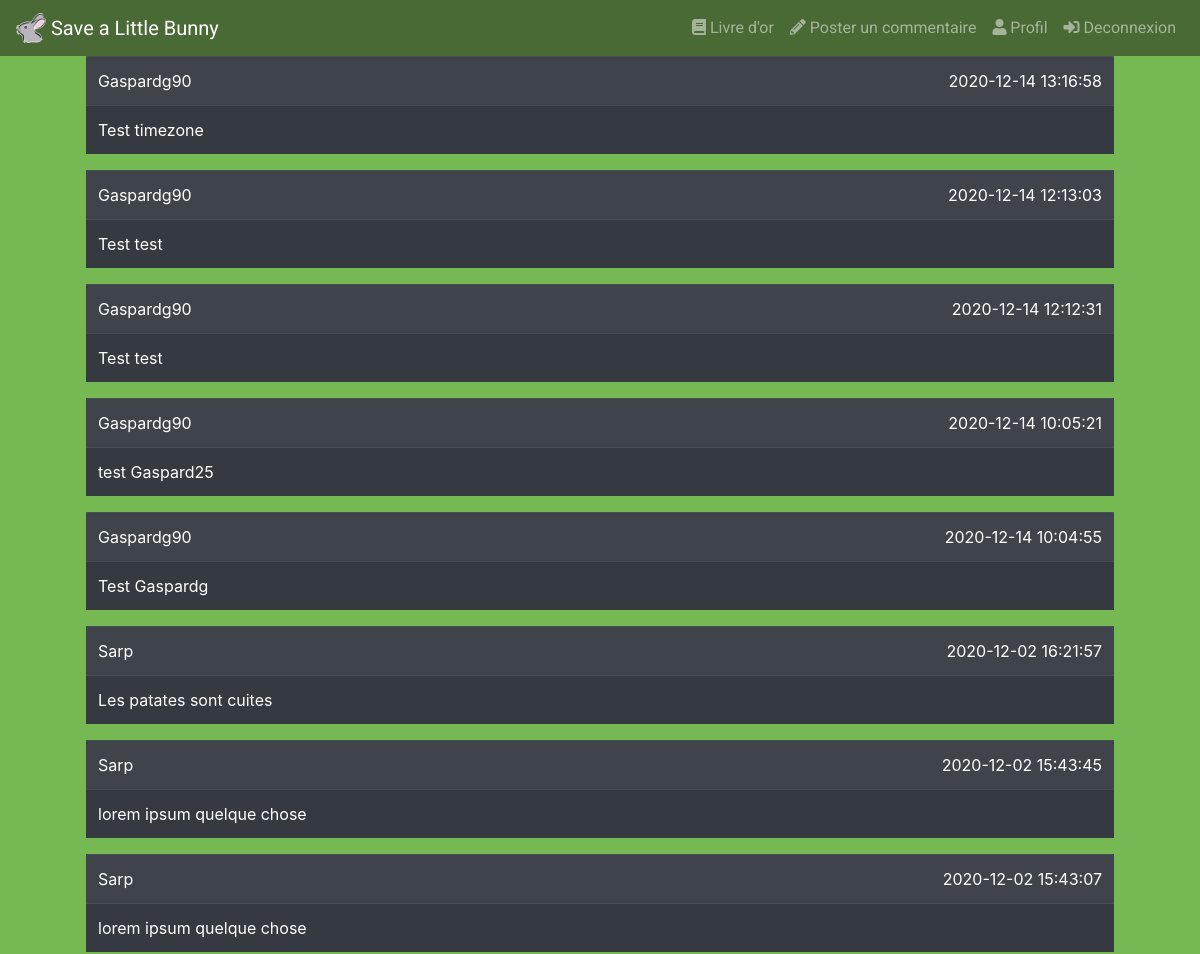
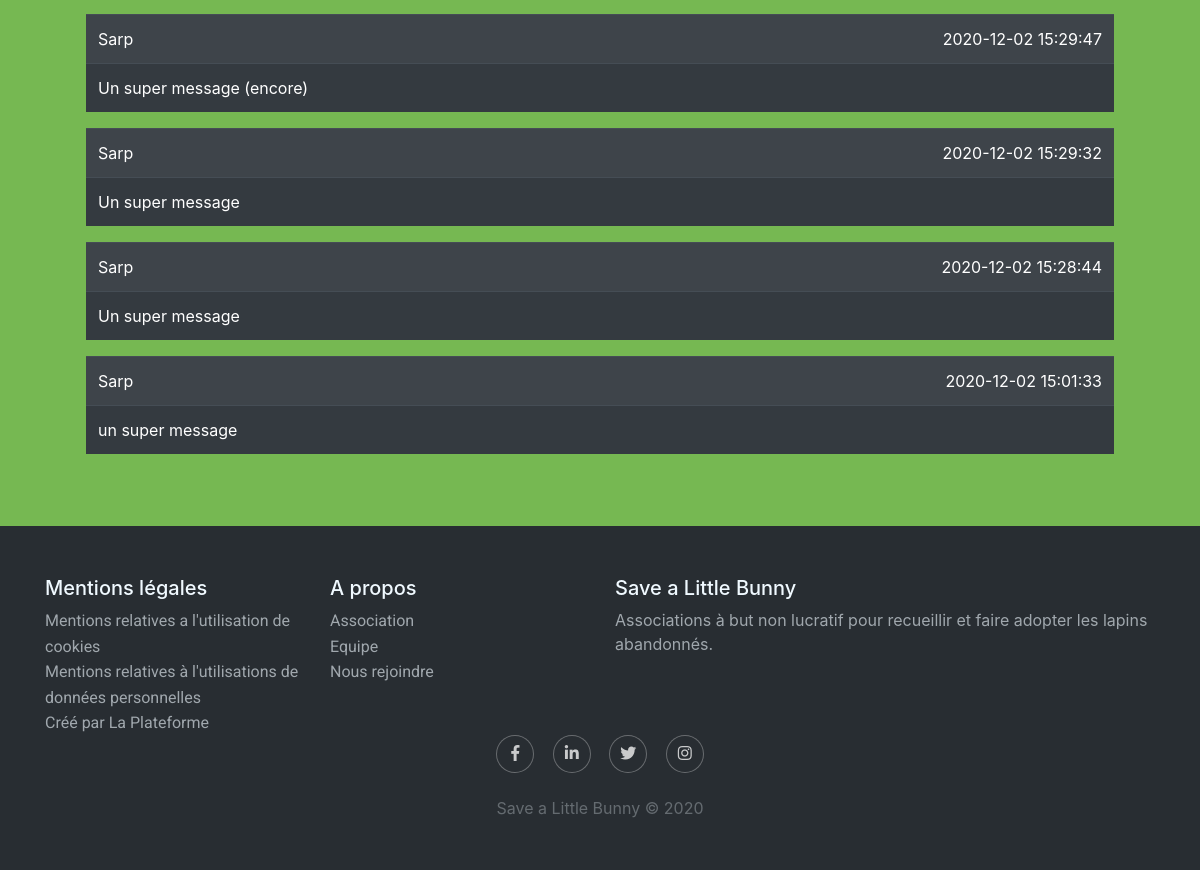
The app's page /pages/livre-or.php (signed in) with its own data (2 pictures, top to bottom).
### tables this page shows
CREATE TABLE `commentaires` (
  `id` int(11) NOT NULL,
  `commentaire` text NOT NULL,
  `id_utilisateur` int(11) NOT NULL,
  `date` datetime NOT NULL
);

CREATE TABLE `utilisateurs` (
  `id` int(11) NOT NULL,
  `login` varchar(255) NOT NULL,
  `password` varchar(255) NOT NULL
);

### pages/livre-or.php (called while the page is built, shortened)
<?php
include ('../include/head.php');
include ('../include/header.php');
include ('../include/livre-or.php');
include ('../include/footer.php');
?>

### include/livre-or.php (the view)
<?php
try {
$connexion = new PDO("mysql:host=localhost;dbname=livreor", 'root', 'root');
$connexion -> setAttribute(PDO::ATTR_ERRMODE, PDO::ERRMODE_EXCEPTION);
$requete_admin = $connexion->prepare("SELECT login, date, commentaire FROM commentaires INNER JOIN utilisateurs ON commentaires.id_utilisateur = utilisateurs.id ORDER BY date DESC");
$requete_admin->execute();
$result = $requete_admin->fetchall(PDO::FETCH_ASSOC);
}
catch (PDOException $e) {
    echo 'Echec de la connexion : ' . $e->getMessage();
}
?>
<div class="container p-3">
<div class="agileits-top">
            <?php
            foreach ($result as $key => $value) { ?>
                <table class="table table-striped table-hover table-dark">
                <tbody>
                <tr>
                    <td scope="col" class="text-left">
                    <?php echo $value['login'] ?> </td>
                    <td class="text-right">
                    <?php echo $value['date'] ?> </td>
                </tr>
                <tr>
                    <td scope="col" colspan="2">
                    <?php echo $value['commentaire'] ?> </td>
                </tr>
            <?php
             }
             ?>
        </tbody>
    </table>
</div>
</div>

### include/head.php (shortened to what this page needs)
<!DOCTYPE html>
<html lang="en">
<head>
    <link rel="stylesheet" href="https://use.fontawesome.com/releases/v5.5.0/css/all.css">
    <link rel="stylesheet" href="https://stackpath.bootstrapcdn.com/bootstrap/4.4.1/css/bootstrap.min.css">
    <link rel="stylesheet" href="
    <?php
    if (!isset($repere)) {
        echo '../include/style.css';
    }
    else {
        echo 'include/style.css';
    }
    ?>
    ">
</head>
<body class="d-flex flex-column min-vh-100 justify-content-between">

### include/header.php (shortened to what this page needs)
<header>
<nav class="navbar fixed-top navbar-expand-lg navbar-dark" style="background-color: rgba(29, 26, 26, 0.493);" id="header">
<a class="navbar-brand" href="http://localhost/PP2/livre-or/index.php">
    <img src="http://localhost/PP2/livre-or/media/lapin_logo.png" width="30" height="30" class="d-inline-block align-top" alt="" loading="lazy">
    Save a Little Bunny
  </a>
  <div class="collapse navbar-collapse " id="navbarNavAltMarkup">
    <ul class="nav navbar-nav ml-auto">
      <li class="nav-item">
      <?php
      if (isset($_SESSION['id']))
      {
      ?>
              <a class="nav-link" href="
              <?php
                if (!isset($repere)) {
                    echo '../pages/livre-or.php';
                }
                else {
                    echo 'pages/livre-or.php';
                }?>
                ">
              <span class="fa fa-book"></span> Livre d'or </a>
              <li class="nav-item">
              <a class="nav-link" href="<?php
                if (!isset($repere)) {
                    echo '../pages/commentaire.php';
                }
                else {
                    echo 'pages/commentaire.php';
                }?>
                ">
                <span class="fa fa-pencil"></span> Poster un commentaire </a>
              <li class="nav-item">
              <a class="nav-link" href="
              <?php
                if (!isset($repere)) {
                    echo '../pages/profil.php';
                }
                else {
                    echo 'pages/profil.php';
                }?>
                ">
                <span class="fas fa-user"></span> Profil </a>
              </li>
              <li class="nav-item">
              <a class="nav-link" href="?link=1" name="deconnect"><span class="fas fa-sign-in-alt"></span> Deconnexion </a>
      <?php
      }
      ?>
      </li>
    </ul>
  </div>
</nav>
</header>

### include/footer.php (shortened to what this page needs)
<div class="footer-dark">
        <footer>
            <div class="container">
                <div class="row">
                    <div class="col-sm-6 col-md-3 item">
                        <h5>Mentions légales</h3>
                        <ul>
                            <li><a href="https://www.service-public.fr/professionnels-entreprises/vosdroits/F31228">Mentions relatives a l'utilisation de cookies</a></li>
                            <li><a href="https://www.service-public.fr/professionnels-entreprises/vosdroits/F31228">Mentions relatives à l'utilisations de données personnelles</a></li>
                            <li><a href="https://laplateforme.io/">Créé par La Plateforme</a></li>
                        </ul>
                    </div>
                    <div class="col-sm-6 col-md-3 item">
                        <h5>A propos</h3>
                        <ul>
                            <li><a href="#exemple">Association</a></li>
                            <li><a href="#exemple">Equipe</a></li>
                            <li><a href="#exemple">Nous rejoindre</a></li>
                        </ul>
                    </div>
                    <div class="col-md-6 item text">
                        <h5>Save a Little Bunny</h3>
                        <p>Associations à but non lucratif pour recueillir et faire adopter les lapins abandonnés.</p>
                    </div>
                    <div class="col item social">
                        <a href="https://fr-fr.facebook.com/"><i class="fab fa-facebook-f" aria-hidden="true"></i></a>
                        <a href="https://fr.linkedin.com/"><i class="fab fa-linkedin-in"></i></a>
                        <a href="https://twitter.com/"><i class="fab fa-twitter"></i></a>
                        <a href="https://www.instagram.com/"><i class="fab fa-instagram"></i></a>
                    </div>
                </div>
                <p class="copyright">Save a Little Bunny © 2020</p>
            </div>
        </footer>
    </div>
</body>
</html>

### include/style.css (style rules this page uses)
header a { font-family: 'Roboto', sans-serif; }
footer a { font-family: 'Roboto', sans-serif; }
.footer-dark { padding:50px 0; color:#f0f9ff; background-color:#282d32; }
.footer-dark ul { padding:0; list-style:none; line-height:1.6; margin-bottom:0; }
.footer-dark ul a { color:inherit; text-decoration:none; opacity:0.6; }
.footer-dark .item.text { margin-bottom:36px; }
.footer-dark .item.text p { opacity:0.6; margin-bottom:0; }
.footer-dark .item.social { text-align:center; }
.footer-dark .item.social > a { width:36px; height:36px; line-height:36px; display:inline-block; text-align:center; border-radius:50%; box-shadow:0 0 0 1px rgba(255,255,255,0.4); margin:0 8px; color:#fff; opacity:0.75; }
.footer-dark .copyright { text-align:center; padding-top:24px; opacity:0.3; margin-bottom:0; }
article, aside, details, figcaption, figure, footer, header, hgroup, menu, nav, section { display: block; }
ol, ul { list-style: none; margin: 0px; padding: 0px; }
table { border-collapse: collapse; border-spacing: 0; }
a { text-decoration: none; }
img { max-width: 100%; }
body { background: #76b852; }
.agileits-top { padding: 3em; }
@media (max-width:1366px) { .agileits-top { padding: 2.5em; } }

### records on screen
commentaires: id_utilisateur.login "Gaspardg90", date "2020-12-14 13:16:58", commentaire "Test timezone"
commentaires: id_utilisateur.login "Gaspardg90", date "2020-12-14 12:13:03", commentaire "Test test"
commentaires: id_utilisateur.login "Gaspardg90", date "2020-12-14 12:12:31", commentaire "Test test"
commentaires: id_utilisateur.login "Gaspardg90", date "2020-12-14 10:05:21", commentaire "test Gaspard25"
commentaires: id_utilisateur.login "Gaspardg90", date "2020-12-14 10:04:55", commentaire "Test Gaspardg"
commentaires: id_utilisateur.login "Sarp", date "2020-12-02 16:21:57", commentaire "Les patates sont cuites"
commentaires: id_utilisateur.login "Sarp", date "2020-12-02 15:43:45", commentaire "lorem ipsum quelque chose"
commentaires: id_utilisateur.login "Sarp", date "2020-12-02 15:43:07", commentaire "lorem ipsum quelque chose"
commentaires: id_utilisateur.login "Sarp", date "2020-12-02 15:29:47", commentaire "Un super message (encore)"
commentaires: id_utilisateur.login "Sarp", date "2020-12-02 15:29:32", commentaire "Un super message"
commentaires: id_utilisateur.login "Sarp", date "2020-12-02 15:28:44", commentaire "Un super message"
commentaires: id_utilisateur.login "Sarp", date "2020-12-02 15:01:33", commentaire "un super message"
